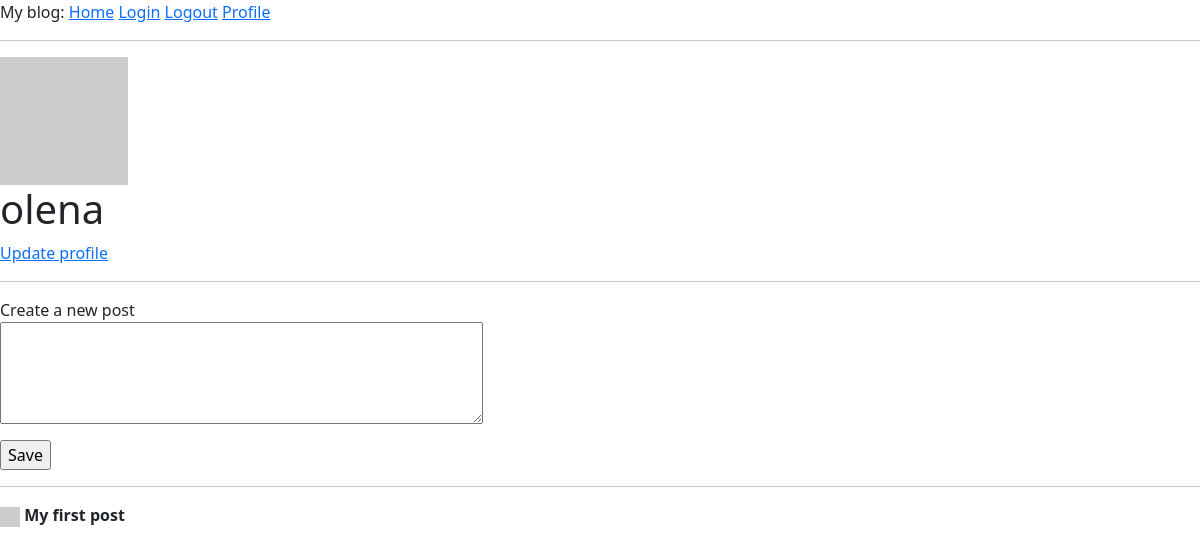
/user/olena (signed in), run on an earlier commit of the app's database.
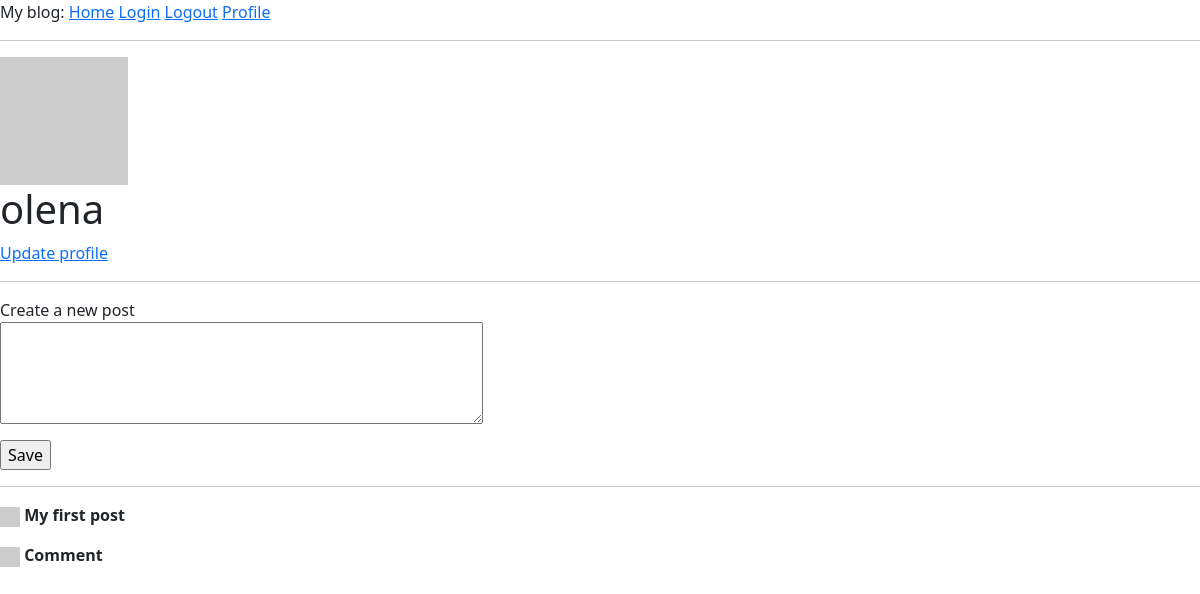
And on a later commit of the database.
### app/models/models.py (models this page shows, shortened)
class Post(db.Model):
    __tablename__ = "post"
    id = db.Column(db.Integer, primary_key=True)
    body = db.Column(String(2500))
    timestamp = db.Column(DateTime, default=func.now())
    user_id = db.Column(db.Integer, db.ForeignKey('user.id'), nullable=False)
    user = db.relationship('User', back_populates='posts')
    comments = db.relationship('Comment', back_populates='post', cascade='all, delete-orphan')

### app/routes/routes.py (the view, shortened to what this page needs)
@app.route('/user/<username>', methods=["GET", "POST"])
@login_required
def user(username):
    user = User.query.filter_by(username=username).first_or_404()
    form = PostForm()
    user.profile_image = user.get_avatar(128)
    posts = Post.query.filter_by(user_id=user.id).all()
    return render_template('profile.html', user=user, form=form, posts=posts)

### app/forms/post_form.py
class PostForm(FlaskForm):
    post = TextAreaField('Create a new post', validators=[DataRequired(), Length(min=0, max=2500)])
    submit = SubmitField('Save')

### app/models/models.py (called while the page is built)
    @login.user_loader
    def load_user(id):
        return db.session.get(User, int(id))

    def get_avatar(self, size):
        digest = md5(self.email.lower().encode('utf-8')).hexdigest()
        self.profile_image = f'https://www.gravatar.com/avatar/{digest}?d=identicon&s={size}'
        return self.profile_image

### app/templates/profile.html (shortened to what this page needs)
{% extends "base.html" %}
{% block content %}
    <div>
        <img src="{{ user.profile_image }}" width="128" height="128"/>
        <h1>{{ user.username }}</h1>
        <p><a href="{{ url_for('update_profile') }}">Update profile</a></p>
    </div>
    <hr>
    <div>
         <form action="" method="post" novalidate>
             <p>
                {{ form.post.label }}<br>
                 {{ form.post(cols=50, rows=4) }}<br>
            </p>
            <p>{{ form.submit() }}</p>
         </form>
    </div>
    <hr>
    {% if posts %}
        {% for post in posts%}
        <p>
            <img src="{{ user.profile_image }}" width="20" height="20"/>
           <b>{{ post.body }}</b>
        </p>
        {% endfor%}
    {% endif %}
{% endblock %}

What changed in the data, as far as the page shows it:
added Post: body "Comment"
